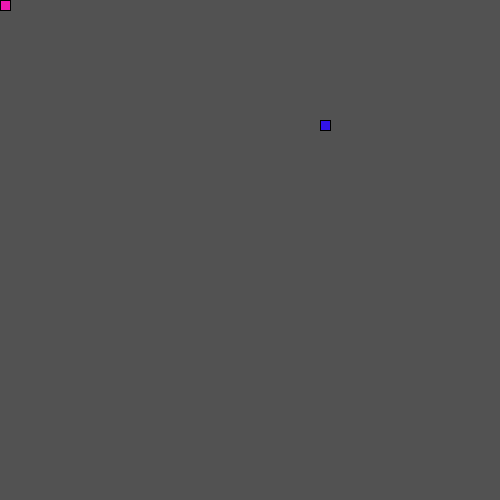
Frame 1 (no input)
Frame 60 (the mouse pressed at the canvas centre just before this capture): identical to frame 1, image omitted
Frame 120 (the mouse held since frame 60 and released just before this capture): identical to frame 1, image omitted

The Processing sketch that drew this single still picture (run headless with seeded random() and noise(); from frame 60 on, the mouse is pressed at the canvas centre):

// Processing sketch: LeagueSnake
// ── LeagueSnake.pde
//*
// ***** SEGMENT CLASS *****
// This class will be used to represent each part of the moving snake.
//*

class Segment {

//Add x and y member variables. They will hold the corner location of each segment of the snake.
int x;
int y;

// Add a constructor with parameters to initialize each variable.



}


//*
// ***** GAME VARIABLES *****
// All the game variables that will be shared by the game methods are here
//*

Segment head = new Segment();
int foodX;
int foodY;
int direction;
int foodeaten;

//*
// ***** SETUP METHODS *****
// These methods are called at the start of the game.
//*

void setup() {
  size(500, 500);
  head = new Segment();
  frameRate(20);
  dropFood();
}

void dropFood() {
  foodX = ((int)random(50)*10);
  foodY = ((int)random(50)*10);   
}



//*
// ***** DRAW METHODS *****
// These methods are used to draw the snake and its food 
//*

void draw() {
  background(82);
  drawFood();
  move();
  drawSnake();
}

void drawFood() {
  fill(50, 19, 234);
  rect(foodX, foodY, 10, 10);
}

void drawSnake() {
  fill(237, 24, 177);
  rect(head.x, head.y, 10, 10);
}


//*
// ***** TAIL MANAGEMENT METHODS *****
// These methods make sure the tail is the correct length.
//*

void drawTail() {
  //Draw each segment of the tail 

}

void manageTail() {
  //After drawing the tail, add a new segment at the "start" of the tail and remove the one at the "end" 
  //This produces the illusion of the snake tail moving.
  
}

void checkTailCollision() {
  //If the snake crosses its own tail, shrink the tail back to one segment
  
}



//*
// ***** CONTROL METHODS *****
// These methods are used to change what is happening to the snake
//*

void keyPressed() {
  //Set the direction of the snake according to the arrow keys pressed
  
}

void move() {
  //Change the location of the Snake head based on the direction it is moving.
  
  switch(direction) {
    
  case UP:
    // move head up here 
    break;
  case DOWN:
    // move head down here 
    break;
  case LEFT:
   // figure it out 
    break;
  case RIGHT:
    // mystery code goes here 
    break;
  }
  checkBoundaries();
}

void checkBoundaries() {
 //If the snake leaves the frame, make it reappear on the other side
 
}



void eat() {
  //When the snake eats the food, its tail should grow and more food appear

}
